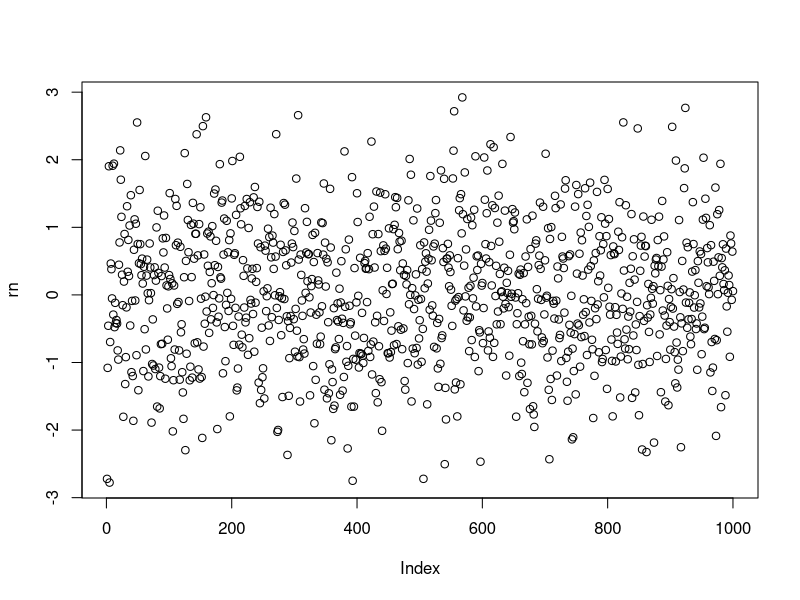

Source code (R): (Note: this script raises an error after producing the figure.)
# put rnorm into one variable
rn <- rnorm(1000)

# this works
# add a nice plot
plot(rn)

# add more plots
hist(rns)

# also more draw work well
hist(rn)

# multiply
rn*10 


# multiply
rn*100 
